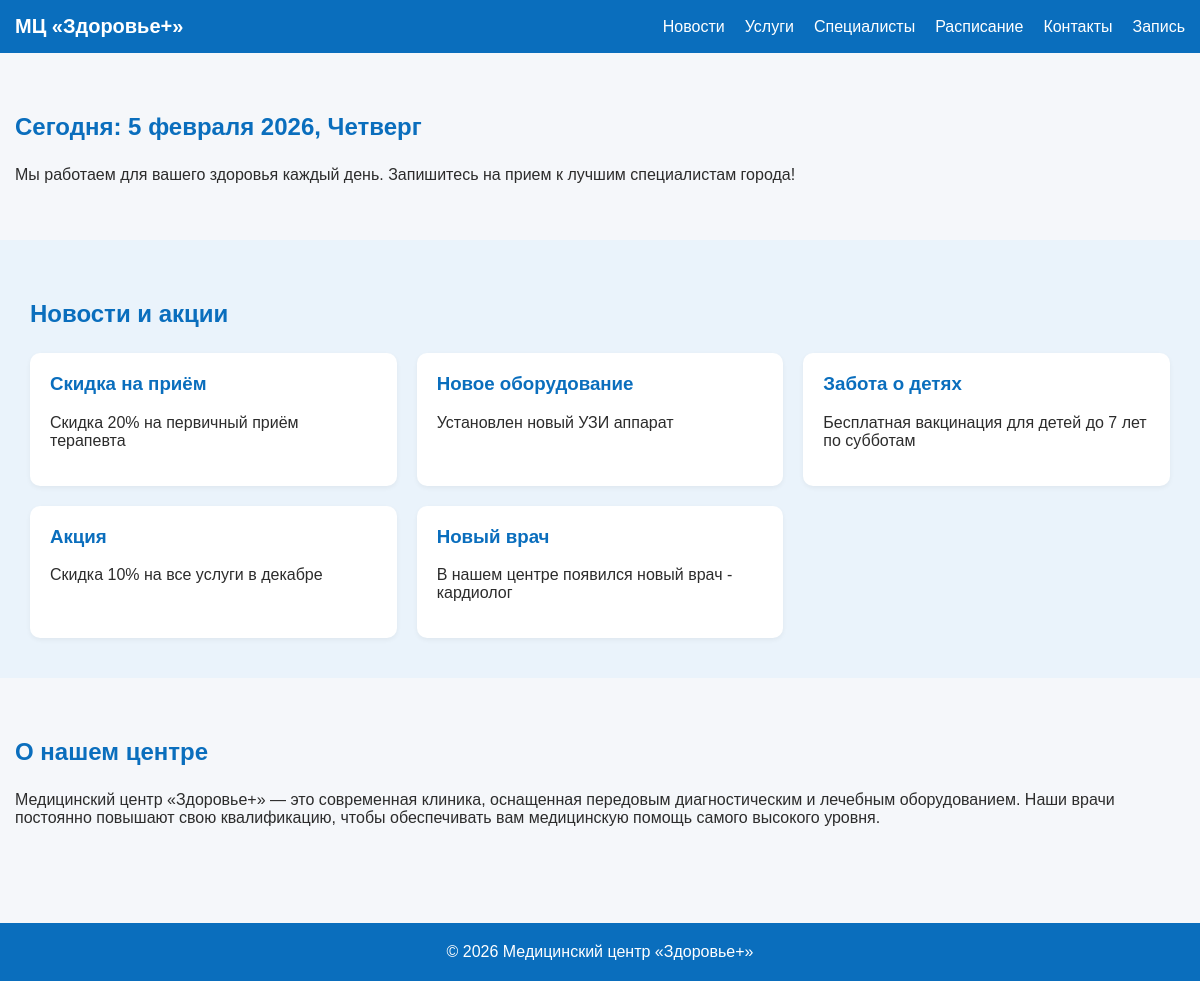
The page / on the database its author committed.
### tables this page shows
CREATE TABLE news (
    id INT AUTO_INCREMENT PRIMARY KEY,
    title VARCHAR(255),
    content TEXT,
    created_at DATETIME DEFAULT CURRENT_TIMESTAMP
);

### src/index.php (the view)
<?php
require __DIR__ . '/config/db.php';
require __DIR__ . '/templates/header.php';
require __DIR__ . '/templates/nav.php';
$newsStmt = $pdo->query('SELECT title, content FROM news ORDER BY created_at DESC');
$days = ['Воскресенье', 'Понедельник', 'Вторник', 'Среда', 'Четверг', 'Пятница', 'Суббота'];
$months = [
    1 => 'января', 2 => 'февраля', 3 => 'марта', 4 => 'апреля',
    5 => 'мая', 6 => 'июня', 7 => 'июля', 8 => 'августа',
    9 => 'сентября', 10 => 'октября', 11 => 'ноября', 12 => 'декабря'
];
$date = new DateTime();
$dayOfWeek = $days[$date->format('w')];
$dayOfMonth = $date->format('j');
$monthNum = (int)$date->format('n');
$year = $date->format('Y');
$currentDate = "$dayOfMonth $months[$monthNum] $year, $dayOfWeek";
?>
<main class="main">
<section class="section">
    <h2 class="section__title">Сегодня: <?= $currentDate ?></h2>
    <p>Мы работаем для вашего здоровья каждый день. Запишитесь на прием к лучшим специалистам города!</p>
</section>
<section class="section section--light">
    <div class="section__container">
        <h2 class="section__title" id="news">Новости и акции</h2>
        <div class="news">
            <?php foreach ($newsStmt as $news): ?>
                <article class="news__item">
                    <h3><?= htmlspecialchars($news['title']) ?></h3>
                    <p><?= htmlspecialchars($news['content']) ?></p>
                </article>
            <?php endforeach; ?>
        </div>
    </div>
</section>
<section class="section">
    <h2 class="section__title">О нашем центре</h2>
    <p>Медицинский центр «Здоровье+» — это современная клиника, оснащенная передовым диагностическим и лечебным оборудованием. Наши врачи постоянно повышают свою квалификацию, чтобы обеспечивать вам медицинскую помощь самого высокого уровня.</p>
</section>
</main>
<?php require __DIR__ . '/templates/footer.php'; ?>

### src/css/main.css (style rules this page uses)
:root { --primary: #0a6ebd; --secondary: #eaf3fb; --text: #2c2c2c; }
* { box-sizing: border-box; }
body.page { margin: 0; font-family: Arial, sans-serif; color: var(--text); background: #f5f7fa; display: flex; flex-direction: column; min-height: 100vh; }
.main { flex: 1; }
.section { max-width: 1200px; margin: auto; padding: 40px 15px; }
.section--light { background: var(--secondary); max-width: 100%; }
.section--light .section__container { max-width: 1200px; margin: auto; padding: 0 15px; }
.section__title { margin-bottom: 25px; color: var(--primary); }
.news { display: grid; grid-template-columns: repeat(auto-fit, minmax(280px, 1fr)); gap: 20px; }
.news__item { background: #fff; padding: 20px; border-radius: 10px; box-shadow: 0 2px 5px rgba(0,0,0,0.05); }
.news__item h3 { margin-top: 0; color: var(--primary); }

### rows shown on the page
news: title "Скидка на приём", content "Скидка 20% на первичный приём терапевта"
news: title "Новое оборудование", content "Установлен новый УЗИ аппарат"
news: title "Забота о детях", content "Бесплатная вакцинация для детей до 7 лет по субботам"
news: title "Акция", content "Скидка 10% на все услуги в декабре"
news: title "Новый врач", content "В нашем центре появился новый врач - кардиолог"
